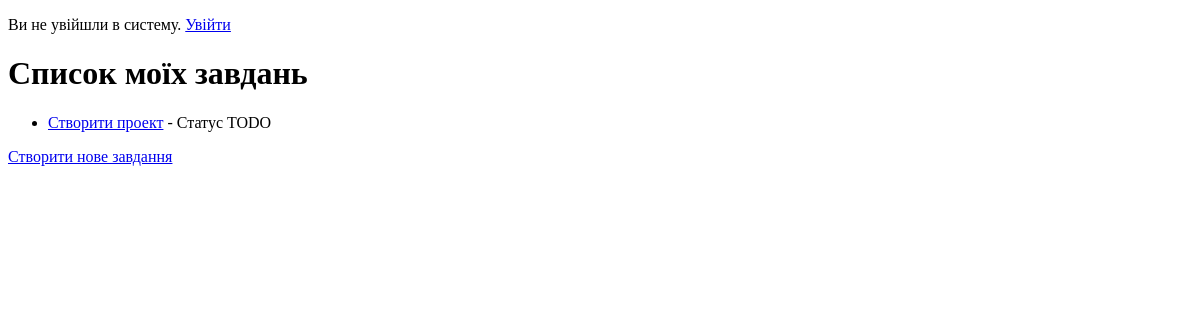
The app's page /, older data.
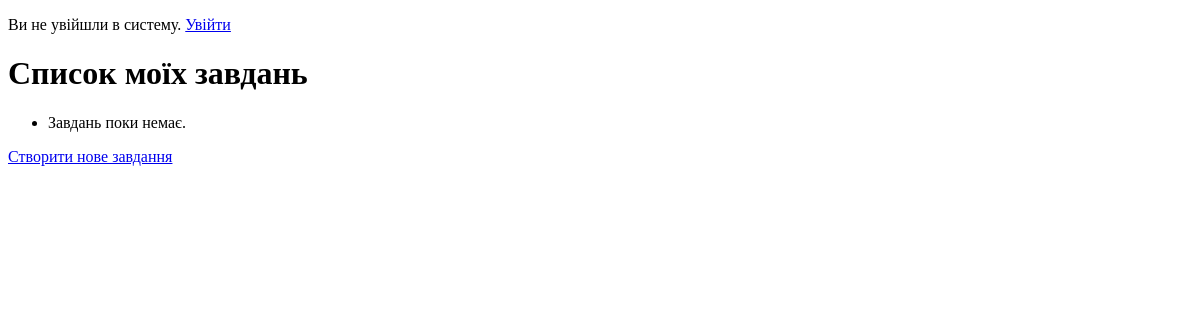
The same page, newer data.
### taskmanager/models.py (models this page shows)
class Task (models.Model):
    user = models.ForeignKey(User, on_delete=models.CASCADE, related_name = "tasks")
    title = models.CharField(max_length=100)
    text = models.TextField()
    status = models.CharField(max_length=20, choices=[("TODO", "TODO"), ("InProgress", "InProgress"), ("Done", "Done")])
    priority = models.CharField(max_length=20, choices=[("Low","Low"), ("Middle", "Middle"), ("Hight","Hight")])
    deadline = models.DateTimeField()

### taskmanager/views.py (the view)
# urls.py: path("", TaskListView.as_view(), name='task_list'),
class TaskListView(ListView):
    model = Task
    template_name = 'taskmanager/task_list.html'
    context_object_name = 'my_tasks'

### taskmanager/templates/taskmanager/task_list.html (shortened to what this page needs)
<!DOCTYPE html>
<html lang="en">
<head>
</head>
<body>
{% if user.is_authenticated %}
<p>Привіт, <strong>{{user.username}}</strong>!</p>
<form method="post" action="{% url 'logout' %}" style="display:inline;">
    {% csrf_token %}
    <button type="submit">Вийти з акаунту</button>
</form>
{% else %}
<p>Ви не увійшли в систему. <a href="{% url 'login' %}">Увійти</a></p>
{% endif%}
<h1>Список моїх завдань</h1>
<ul>
    {% for task in my_tasks %}
        <li>
            <a href="{% url 'task_detail' task.pk %}">{{task.title}}</a>
            - Статус {{task.status}}
        </li>
    {% empty %}
        <li>Завдань поки немає.</li>
    {% endfor %}
</ul>
<a href="{% url 'task_create' %}">Створити нове завдання</a>
</body>
</html>

Row changes from the older to the newer data that the page shows:
removed Task: title "Створити проект", status "TODO"
Text that changed along with them:
text now shown: "Завдань поки немає."
